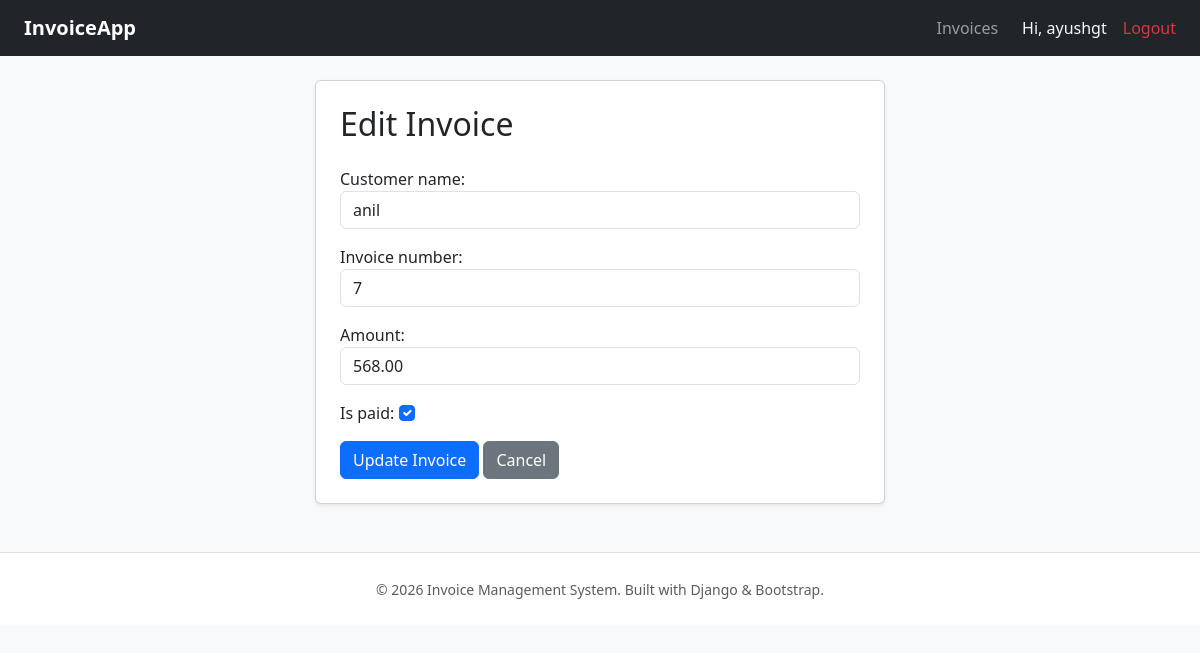
The page /invoice/3/edit/ (signed in) on the database its author committed.
### accounts/models.py (models this page shows)
class CustomUser(AbstractUser):
    pass

### invoice_app/models.py (models this page shows, shortened)
class invoice(models.Model):
    customer_name=models.CharField(max_length=200)
    invoice_number=models.CharField(max_length=50)
    amount=models.DecimalField( max_digits=12, decimal_places=2)
    date_created=models.DateField(auto_now_add=True)
    is_paid=models.BooleanField(default=False)
    class Meta:
        ordering=['-date_created']

### invoice_app/views.py (the view)
# urls.py: path('invoice/<int:pk>/edit/', views.edit_invoice, name='edit_invoice'),
@login_required(login_url='login')
def edit_invoice(request, pk):
    inv = get_object_or_404(invoice, pk=pk)
    if request.method == 'POST':
        form = invoiceForm(request.POST, instance=inv)
        if form.is_valid():
            form.save()
            return redirect('invoices')
    else:
        form = invoiceForm(instance=inv)
    return render(request, 'edit_invoice.html', {'form': form})

### invoice_app/forms.py (shortened to what this page needs)
class invoiceForm(forms.ModelForm):
    class Meta:
        model=invoice
        fields=['customer_name','invoice_number','amount','is_paid']
        widgets={
            'customer_name':forms.TextInput(attrs={'class':'form-control'}),
            'invoice_number':forms.TextInput(attrs={'class':'form-control'}),
            'amount':forms.NumberInput(attrs={'class':'form-control'}),
            'is_paid':forms.CheckboxInput(attrs={'class':'form-check-input'}),
        }

### invoice_app/templates/edit_invoice.html (shortened to what this page needs)
{% extends 'base.html' %}
{% block content %}
<div class="row justify-content-center">
    <div class="col-md-6 card shadow-sm p-4">
        <h2 class="mb-4">Edit Invoice</h2>
        <form method="POST">
            {{ form.as_p }}
            <button type="submit" class="btn btn-primary">Update Invoice</button>
            <a href="{% url 'invoices' %}" class="btn btn-secondary">Cancel</a>
        </form>
    </div>
</div>
{% endblock %}

### invoice_app/templates/base.html (shortened to what this page needs)
<!DOCTYPE html>
<html lang="en">
<head>
    <link rel="stylesheet" href="https://cdn.jsdelivr.net/npm/bootstrap-icons@1.10.5/font/bootstrap-icons.css">
    <link href="https://cdn.jsdelivr.net/npm/bootstrap@5.3.0/dist/css/bootstrap.min.css" rel="stylesheet">
</head>
<body class="bg-light">
    <nav class="navbar navbar-expand-lg navbar-dark bg-dark mb-4">
        <div class="container-fluid px-4">
            <a class="navbar-brand fw-bold" href="{% url 'invoices' %}">InvoiceApp</a>
            <div class="collapse navbar-collapse" id="navbarNav">
                <ul class="navbar-nav ms-auto align-items-lg-center">
                    {% if user.is_authenticated %}
                        <li class="nav-item">
                            <a class="nav-link" href="{% url 'invoices' %}">Invoices</a>
                        </li>
                        <li class="nav-item">
                            <span class="nav-link text-light px-3">Hi, {{ user.username }}</span>
                        </li>
                        <li class="nav-item">
                            <form action="{% url 'logout' %}" method="post" class="d-inline">
                                <button type="submit" class="btn btn-link nav-link text-danger p-0" style="border:none; background:none;">Logout</button>
                            </form>
                        </li>
                    {% endif %}
                </ul>
            </div>
        </div>
    </nav>
    <div class="container">
        {% block content %}{% endblock %}
    </div>
    <footer class="text-center text-muted py-4 mt-5 border-top bg-white">
        <div class="container">
            <small>&copy; 2026 Invoice Management System. Built with Django & Bootstrap.</small>
        </div>
    </footer>
</body>
</html>

### rows shown on the page
CustomUser: username "ayushgt"
invoice: customer_name "anil", invoice_number "7", amount "568.00", is_paid "☑"
